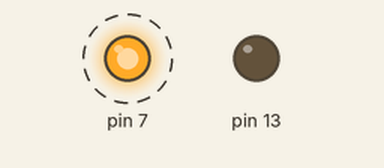
Bench run of a program on a simulated Raspberry Pi (header pin numbers). Shown: output pins drawn as LEDs (lit = HIGH). Dashed ring = blinking.

Above: at 0.5 s.
Timing chart, 0 to 4.6 s (numbered marks = the images above):
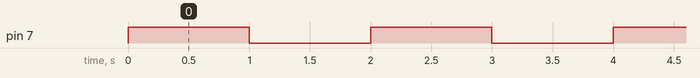

The program:

bar_led.py
```python
import RPi.GPIO as GPIO
from time import sleep

GPIO.setmode(GPIO.BOARD)

GPIO.setup(7, GPIO.OUT, initial = 0) #inicializamos los pines en apagado
GPIO.setup(13, GPIO.OUT, initial = 0) #inicializar los pines ya definidos

while True:
    GPIO.output(7, 1) #1 : True
    sleep(1)
    GPIO.output(7,0) #0 : False
    sleep(1)
```

Measured:
- by itself, pin 7: alternates HIGH for 1.0 s and LOW for 1.0 s
